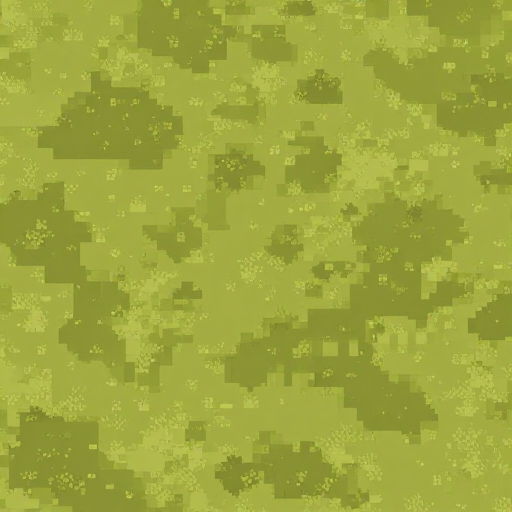
#> input picture materialy/mapa/tekstury/trawa_v2.png, 512 x 512 px, found by its file name
$ python mapa_trawa_probka.py
#> lines starting #> are read from the running program, lines starting #| are printed output that depends on the picture; after the words box and inside, x2 and y2 are one past the last pixel; in counts of white or black regions, pixels touching at a corner belong together
#> further down, zrodlo is the input picture: shape (512, 512, 3); mean R, G, B 156.8, 165.9, 61.2
# Próbka poprawek trawy (11.0, 2026-10-23): python assets/mapa_trawa_probka.py → podglady/trawa_przed_po.png
#   przed: wycinek teren.png przy największym zbliżeniu (1 texel = 8 px ekranu)
#   po:    (1) trawa przekolorowana na głębszą, spokojniejszą zieleń + pikselowe kwiatki i kamyki,
#          (2) warstwa detalu z bliska: faktura źródłowej tekstury 512 px (4× drobniejsza niż texel) w trybie soft-light, tylko na lądzie
import colorsys
import numpy as np
from PIL import Image

T = "materialy/mapa/tekstury/trawa_v2.png"
Y0, X0, H, W, SKALA = 1180, 1080, 110, 190, 8        # wycinek w texelach teren.png (okolice środka mapy, sama trawa i podgórze)


def przekoloruj(rgb, odcien=0.07, nasycenie=0.75, jasnosc=0.9):
    """żółtawa zieleń → głębsza, mniej jaskrawa: przesunięcie odcienia ku zieleni, mniej nasycenia, ciemniej"""
#> called with odcien = 0.07, nasycenie = 0.75, jasnosc = 0.9
    hsv = np.array([colorsys.rgb_to_hsv(*p) for p in rgb.reshape(-1, 3) / 255.0])
    hsv[:, 0] = (hsv[:, 0] + odcien) % 1; hsv[:, 1] *= nasycenie; hsv[:, 2] *= jasnosc
    return (np.array([colorsys.hsv_to_rgb(*p) for p in hsv]).reshape(rgb.shape) * 255).astype(np.uint8)
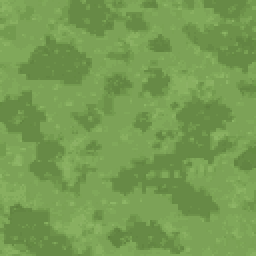
#> returned value: shape (128, 128, 3) (shown 2 times larger); mean of channels 0, 1, 2 117.9, 155.5, 81.8; drawn as R, G, B


def drobiazgi(t, gestosc=0.012, ziarno=7):
    """kwiatki (biały/żółty piksel z ciemniejszym pod spodem) i kamyki (2 px szarości) rozsiane po kaflu 128"""
#> called with gestosc = 0.012, ziarno = 7
    rng, t = np.random.default_rng(ziarno), t.copy()
    for _ in range(int(t.shape[0] * t.shape[1] * gestosc)):
        y, x = rng.integers(1, t.shape[0] - 2), rng.integers(1, t.shape[1] - 2)
        r = rng.random()
        if r < 0.45: t[y, x] = (236, 232, 214); t[y + 1, x] = t[y + 1, x] * 0.7
        elif r < 0.8: t[y, x] = (226, 196, 84); t[y + 1, x] = t[y + 1, x] * 0.7
        else: t[y, x] = (150, 150, 140); t[y, x + 1] = (118, 118, 110); t[y + 1, x] = t[y + 1, x] * 0.75
#> this loop made 196 passes
#> (y, x, r) on passes 1 to 3: (119, 79, 0.897), (73, 97, 0.225), (7, 38, 0.874)
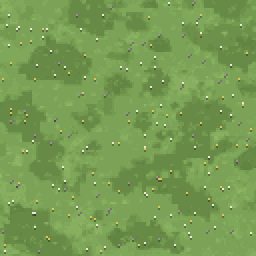
#> t: shape (128, 128, 3) (shown 2 times larger); 2.61% of pixels changed, all inside (x1, y1, x2, y2) = (1, 1, 126, 127); drawn as R, G, B
    return t


zrodlo = np.array(Image.open(T).convert("RGB"))
kafel = np.array(Image.fromarray(zrodlo).resize((128, 128), Image.BOX).quantize(24, method=Image.FASTOCTREE, dither=Image.NONE).convert("RGB")).astype(float) * 1.05
kafel = drobiazgi(przekoloruj(np.clip(kafel, 0, 255).astype(np.uint8)))
#> (the run stopped early here; a loop or call above may not have finished)
